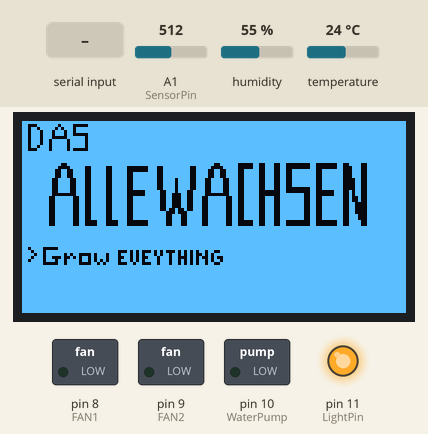
A program run on a simulated Arduino Uno, built with avr-gcc and run on an emulated ATmega328P. On the bench: 128×64 one-colour display, switched loads named in the program (green lamp = pin HIGH), output pins drawn as LEDs (lit = HIGH). Inputs (shaded band) come from the test bench; at power-on: A1 (SensorPin) = 512, humidity 55 %, temperature 24 °C. What the program prints to the serial monitor is not drawn.

Above: at 0.5 s.
At 3.6 s:
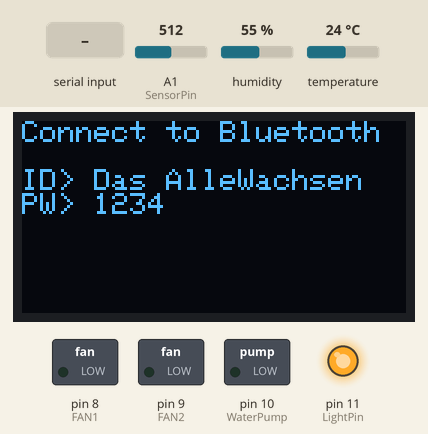
3.7 s: "1" received over the second serial link
Timing chart, 0 to 6.7 s (numbered marks = the images above; inputs shaded):
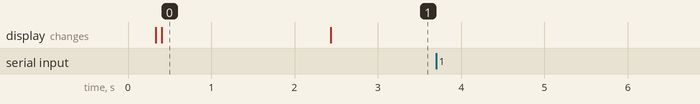

The program:

main.cpp
```cpp
// (licence header left out)
//Default
#include <Arduino.h>

//Display
#include <SPI.h>
#include <Wire.h>
#include <Adafruit_GFX.h>
#include <Adafruit_SH110X.h>

#define i2c_Address 0x3c //SCK -> A4 & SDA -> A5
#define SCREEN_WIDTH 128 // OLED display width, in pixels
#define SCREEN_HEIGHT 64 // OLED display height, in pixels
#define OLED_RESET -1   //   QT-PY / XIAO
Adafruit_SH1106G display = Adafruit_SH1106G(SCREEN_WIDTH, SCREEN_HEIGHT, &Wire, OLED_RESET); //Create display obj


//Bluetooth
#include <SoftwareSerial.h>

#define bt_rx 3
#define bt_tx 2

SoftwareSerial bluetooth(bt_tx, bt_rx);

//DHT
#include "DHT.h"
#define DHTPIN 7
#define DHTTYPE DHT11
DHT dht(DHTPIN, DHTTYPE);
float h = dht.readHumidity();
float t = dht.readTemperature();

//Soil
#define SensorPin A1
float sensorValue = 0;

//Temperature
/*
Fan1 -> Heating Sys.
Fan2 -> Cooling Sys.
*/
#define FAN1 8
#define FAN2 9

//Light Control
unsigned long startTime;
bool isLightOn = false;
#define LightPin 11

//Water Pump Control
#define WaterPump 10

// 'Das AlleWachsen', 128x64px
const unsigned char epd_bitmap_Das_AlleWachsen [] PROGMEM = {
  0xff, 0xff, 0xff, 0xff, 0xff, 0xff, 0xff, 0xff, 0xff, 0xff, 0xff, 0xff, 0xff, 0xff, 0xff, 0xff,
  0xc7, 0xf7, 0x83, 0xff, 0xff, 0xff, 0xff, 0xff, 0xff, 0xff, 0xff, 0xff, 0xff, 0xff, 0xff, 0xff,
  0xdb, 0xeb, 0xbf, 0xff, 0xff, 0xff, 0xff, 0xff, 0xff, 0xff, 0xff, 0xff, 0xff, 0xff, 0xff, 0xff,
  0xdd, 0xdd, 0xbf, 0xff, 0xff, 0xff, 0xff, 0xff, 0xff, 0xff, 0xff, 0xff, 0xff, 0xff, 0xff, 0xff,
  0xdd, 0xdd, 0x83, 0xff, 0xff, 0xff, 0xff, 0xff, 0xff, 0xff, 0xff, 0xff, 0xff, 0xff, 0xff, 0xff,
  0xdd, 0xc1, 0xfb, 0xff, 0xff, 0xff, 0xff, 0xff, 0xff, 0xff, 0xff, 0xff, 0xff, 0xff, 0xff, 0xff,
  0xdd, 0xbe, 0xfb, 0xff, 0xff, 0xff, 0xff, 0xff, 0xff, 0xff, 0xff, 0xff, 0xff, 0xff, 0xff, 0xff,
  0xdd, 0xbe, 0xfb, 0xff, 0xff, 0xff, 0xff, 0xff, 0xff, 0xff, 0xff, 0xff, 0xff, 0xff, 0xff, 0xff,
  0xdb, 0xbe, 0xfb, 0xff, 0xff, 0xff, 0xff, 0xff, 0xff, 0xff, 0xff, 0xff, 0xff, 0xff, 0xff, 0xff,
  0xc7, 0xbe, 0x83, 0xff, 0xff, 0xff, 0xff, 0xff, 0xff, 0xff, 0xff, 0xff, 0xff, 0xff, 0xff, 0xff,
  0xff, 0xff, 0xff, 0xff, 0xff, 0xff, 0xff, 0xff, 0xff, 0xff, 0xff, 0xff, 0xff, 0xff, 0xff, 0xff,
  0xff, 0xff, 0xff, 0xff, 0xff, 0xff, 0xff, 0xff, 0xff, 0xff, 0xff, 0xff, 0xff, 0xff, 0xff, 0xff,
  0xff, 0xff, 0xff, 0xff, 0xff, 0xff, 0xff, 0xff, 0xff, 0xff, 0xff, 0xff, 0xff, 0xff, 0xff, 0xff,
  0xff, 0xff, 0xff, 0xff, 0xff, 0xff, 0xff, 0xff, 0xff, 0xff, 0xff, 0xff, 0xff, 0xff, 0xff, 0xff,
  0xff, 0xf9, 0xff, 0xff, 0xff, 0xff, 0xff, 0xff, 0x3f, 0x06, 0x73, 0x00, 0xc0, 0x67, 0x9f, 0xff,
  0xff, 0xf0, 0xf9, 0xf3, 0xe0, 0x39, 0xff, 0x3e, 0x1f, 0x06, 0x73, 0x00, 0xc0, 0x63, 0x9f, 0xff,
  0xff, 0xe6, 0x79, 0xf3, 0xe0, 0x39, 0xff, 0x3c, 0xcf, 0x3e, 0x73, 0x3f, 0xcf, 0xe3, 0x9f, 0xff,
  0xff, 0xe6, 0x79, 0xf3, 0xe7, 0xf9, 0xff, 0x3c, 0xcf, 0x3e, 0x73, 0x3f, 0xcf, 0xe3, 0x9f, 0xff,
  0xff, 0xe6, 0x79, 0xf3, 0xe7, 0xf9, 0xff, 0x3c, 0xcf, 0x3e, 0x73, 0x3f, 0xcf, 0xe3, 0x9f, 0xff,
  0xff, 0xcf, 0x39, 0xf3, 0xe7, 0xf9, 0xef, 0x39, 0xe7, 0x3e, 0x73, 0x3f, 0xcf, 0xe1, 0x9f, 0xff,
  0xff, 0xcf, 0x39, 0xf3, 0xe7, 0xf9, 0xef, 0x39, 0xe7, 0x3e, 0x73, 0x3f, 0xcf, 0xe1, 0x9f, 0xff,
  0xff, 0xcf, 0x39, 0xf3, 0xe7, 0xf9, 0xef, 0x39, 0xe7, 0x3e, 0x73, 0x3f, 0xcf, 0xe1, 0x9f, 0xff,
  0xff, 0xcf, 0x39, 0xf3, 0xe7, 0xf9, 0xef, 0x39, 0xe7, 0x3e, 0x73, 0x00, 0xcf, 0xe1, 0x9f, 0xff,
  0xff, 0xcf, 0x39, 0xf3, 0xe0, 0x7c, 0xee, 0x79, 0xe7, 0x3e, 0x03, 0x00, 0xc0, 0xe5, 0x9f, 0xff,
  0xff, 0xc0, 0x39, 0xf3, 0xe0, 0x7c, 0xc6, 0x78, 0x07, 0x3e, 0x03, 0xfc, 0xc0, 0xe5, 0x9f, 0xff,
  0xff, 0x9f, 0x99, 0xf3, 0xe7, 0xfc, 0xc6, 0x73, 0xf3, 0x3e, 0x73, 0xfc, 0xcf, 0xe4, 0x9f, 0xff,
  0xff, 0x9f, 0x99, 0xf3, 0xe7, 0xfc, 0xc6, 0x73, 0xf3, 0x3e, 0x73, 0xfc, 0xcf, 0xe4, 0x9f, 0xff,
  0xff, 0x9f, 0x99, 0xf3, 0xe7, 0xfc, 0xc6, 0x73, 0xf3, 0x3e, 0x73, 0xfc, 0xcf, 0xe6, 0x1f, 0xff,
  0xff, 0x9f, 0x99, 0xf3, 0xe7, 0xfc, 0xc6, 0x73, 0xf3, 0x3e, 0x73, 0xfc, 0xcf, 0xe6, 0x1f, 0xff,
  0xff, 0x9f, 0x99, 0xf3, 0xe7, 0xfc, 0x92, 0x73, 0xf3, 0x3e, 0x73, 0xfc, 0xcf, 0xe6, 0x1f, 0xff,
  0xff, 0x9f, 0x99, 0xf3, 0xe7, 0xff, 0x11, 0xf3, 0xf3, 0x3e, 0x73, 0xfc, 0xcf, 0xe6, 0x1f, 0xff,
  0xff, 0x9f, 0x99, 0xf3, 0xe7, 0xff, 0x39, 0xf3, 0xf3, 0x3e, 0x73, 0xfc, 0xcf, 0xe7, 0x1f, 0xff,
  0xff, 0x9f, 0x99, 0xf3, 0xe7, 0xff, 0x39, 0xf3, 0xf3, 0x3e, 0x73, 0xfc, 0xcf, 0xe7, 0x1f, 0xff,
  0xff, 0x9f, 0x98, 0x70, 0xe0, 0x3f, 0x39, 0xf3, 0xf3, 0x06, 0x73, 0x00, 0xc0, 0x67, 0x9f, 0xff,
  0xff, 0x9f, 0x98, 0x70, 0xe0, 0x3f, 0x39, 0xf3, 0xf3, 0x06, 0x73, 0x00, 0xc0, 0x67, 0x9f, 0xff,
  0xff, 0xff, 0xff, 0xff, 0xff, 0xff, 0xff, 0xff, 0xff, 0xff, 0xff, 0xff, 0xff, 0xff, 0xff, 0xff,
  0xff, 0xff, 0xff, 0xff, 0xff, 0xff, 0xff, 0xff, 0xff, 0xff, 0xff, 0xff, 0xff, 0xff, 0xff, 0xff,
  0xff, 0xff, 0xff, 0xff, 0xff, 0xff, 0xff, 0xff, 0xff, 0xff, 0xff, 0xff, 0xff, 0xff, 0xff, 0xff,
  0xff, 0xff, 0xff, 0xff, 0xff, 0xff, 0xff, 0xff, 0xff, 0xff, 0xff, 0xff, 0xff, 0xff, 0xff, 0xff,
  0xff, 0xff, 0xff, 0xff, 0xff, 0xff, 0xff, 0xff, 0xff, 0xff, 0xff, 0xff, 0xff, 0xff, 0xff, 0xff,
  0xff, 0xff, 0xff, 0xff, 0xff, 0xff, 0xff, 0xff, 0xff, 0xff, 0xff, 0xff, 0xff, 0xff, 0xff, 0xff,
  0xff, 0xff, 0xff, 0xff, 0xff, 0xff, 0xff, 0xff, 0xff, 0xff, 0xff, 0xff, 0xff, 0xff, 0xff, 0xff,
  0xde, 0x0f, 0xff, 0xff, 0xff, 0xff, 0xff, 0xff, 0xff, 0xff, 0xff, 0xff, 0xff, 0xff, 0xff, 0xff,
  0xee, 0xff, 0xff, 0xff, 0x15, 0x15, 0x15, 0x5b, 0x3f, 0xff, 0xff, 0xff, 0xff, 0xff, 0xff, 0xff,
  0xf6, 0xfd, 0x61, 0x77, 0x75, 0x75, 0xb5, 0x4a, 0xff, 0xff, 0xff, 0xff, 0xff, 0xff, 0xff, 0xff,
  0xee, 0xc4, 0xad, 0x77, 0x35, 0x3b, 0xb1, 0x52, 0x9f, 0xff, 0xff, 0xff, 0xff, 0xff, 0xff, 0xff,
  0xde, 0xed, 0xed, 0x57, 0x75, 0x7b, 0xb5, 0x5a, 0xdf, 0xff, 0xff, 0xff, 0xff, 0xff, 0xff, 0xff,
  0xfe, 0x0d, 0xe1, 0xaf, 0x1b, 0x1b, 0xb5, 0x5b, 0x3f, 0xff, 0xff, 0xff, 0xff, 0xff, 0xff, 0xff,
  0xff, 0xff, 0xff, 0xff, 0xff, 0xff, 0xff, 0xff, 0xff, 0xff, 0xff, 0xff, 0xff, 0xff, 0xff, 0xff,
  0xff, 0xff, 0xff, 0xff, 0xff, 0xff, 0xff, 0xff, 0xff, 0xff, 0xff, 0xff, 0xff, 0xff, 0xff, 0xff,
  0xff, 0xff, 0xff, 0xff, 0xff, 0xff, 0xff, 0xff, 0xff, 0xff, 0xff, 0xff, 0xff, 0xff, 0xff, 0xff,
  0xff, 0xff, 0xff, 0xff, 0xff, 0xff, 0xff, 0xff, 0xff, 0xff, 0xff, 0xff, 0xff, 0xff, 0xff, 0xff,
  0xff, 0xff, 0xff, 0xff, 0xff, 0xff, 0xff, 0xff, 0xff, 0xff, 0xff, 0xff, 0xff, 0xff, 0xff, 0xff,
  0xff, 0xff, 0xff, 0xff, 0xff, 0xff, 0xff, 0xff, 0xff, 0xff, 0xff, 0xff, 0xff, 0xff, 0xff, 0xff,
  0xff, 0xff, 0xff, 0xff, 0xff, 0xff, 0xff, 0xff, 0xff, 0xff, 0xff, 0xff, 0xff, 0xff, 0xff, 0xff,
  0xff, 0xff, 0xff, 0xff, 0xff, 0xff, 0xff, 0xff, 0xff, 0xff, 0xff, 0xff, 0xff, 0xff, 0xff, 0xff,
  0xff, 0xff, 0xff, 0xff, 0xff, 0xff, 0xff, 0xff, 0xff, 0xff, 0xff, 0xff, 0xff, 0xff, 0xff, 0xff,
  0xff, 0xff, 0xff, 0xff, 0xff, 0xff, 0xff, 0xff, 0xff, 0xff, 0xff, 0xff, 0xff, 0xff, 0xff, 0xff,
  0xff, 0xff, 0xff, 0xff, 0xff, 0xff, 0xff, 0xff, 0xff, 0xff, 0xff, 0xff, 0xff, 0xff, 0xff, 0xff,
  0xff, 0xff, 0xff, 0xff, 0xff, 0xff, 0xff, 0xff, 0xff, 0xff, 0xff, 0xff, 0xff, 0xff, 0xff, 0xff,
  0xff, 0xff, 0xff, 0xff, 0xff, 0xff, 0xff, 0xff, 0xff, 0xff, 0xff, 0xff, 0xff, 0xff, 0xff, 0xff,
  0xff, 0xff, 0xff, 0xff, 0xff, 0xff, 0xff, 0xff, 0xff, 0xff, 0xff, 0xff, 0xff, 0xff, 0xff, 0xff,
  0xff, 0xff, 0xff, 0xff, 0xff, 0xff, 0xff, 0xff, 0xff, 0xff, 0xff, 0xff, 0xff, 0xff, 0xff, 0xff,
  0xff, 0xff, 0xff, 0xff, 0xff, 0xff, 0xff, 0xff, 0xff, 0xff, 0xff, 0xff, 0xff, 0xff, 0xff, 0xff
};

// Array of all bitmaps for convenience. (Total bytes used to store images in PROGMEM = 1040)
const int epd_bitmap_allArray_LEN = 1;
const unsigned char* epd_bitmap_allArray[1] = {
  epd_bitmap_Das_AlleWachsen
};

void lightControl(bool isOn);

void setup() {
  //Begins Serial with 9600 board-rate
  Serial.begin(9600);

  //Frist Screen
  delay(250);
  display.begin(i2c_Address, true);
  display.clearDisplay();
  display.display();

  display.clearDisplay();
  display.drawBitmap(0, 0,  epd_bitmap_Das_AlleWachsen, 128, 64, 1);
  display.display();

  bluetooth.begin(9600);
  bluetooth.write("AT+NAMEDas_AlleWachsen");
  dht.begin();

  //Set Output
  pinMode(FAN1, OUTPUT);
  pinMode(FAN2, OUTPUT);
  pinMode(WaterPump, OUTPUT);
  pinMode(LightPin, OUTPUT);

  //Light
  lightControl(true);
  delay(2000);

  display.clearDisplay();
  display.setTextSize(1);
  display.setTextColor(SH110X_WHITE);
  display.println("Connect to Bluetooth");
  display.println("\nID> Das AlleWachsen\nPW> 1234");

  display.display();
  startTime = millis();
}

void loop() {

   if(startTime+120000 <= millis()){
      startTime = millis();
      lightControl(!isLightOn);
   }

  if(bluetooth.available() > 0){
     char c = bluetooth.read();
     Serial.println(c);
  }
   for (int i = 0; i <= 100; i++)
   {
     sensorValue = sensorValue + analogRead(SensorPin);
     delay(1);
   }
   sensorValue = sensorValue/100.0;
   // if(sensorValue < 40){
   //    Serial.print("WATER");
   // }
   // if(h < 50){
   //    Serial.print("MORE WATER IN AIR");
   // }
   // if(t > 30){
   //    coolingSysOn();
   //    Serial.print("Cooling System.");
   // }else if(t < 20){
   //    heatingSysOn();
   //    Serial.print("Heating System.");
   // }else{
   //    deactiveTempSys();
   // }
   delay(100);
}

void lightControl(bool isOn){
   digitalWrite(LightPin, (isOn ? HIGH : LOW));
   isLightOn = isOn;
}

void giveWater(){
   digitalWrite(WaterPump, HIGH);
   delay(2000);
   digitalWrite(WaterPump, LOW);
}

void putWaterInAir(){

}

void coolingSysOn(){
   digitalWrite(FAN1, LOW);
   digitalWrite(FAN2, HIGH);
}

void heatingSysOn(){
   digitalWrite(FAN2, LOW);
   digitalWrite(FAN1, HIGH);
}

void deactiveTempSys(){
   digitalWrite(FAN1, LOW);
   digitalWrite(FAN2, LOW);
}
```

Measured:
- after the input at 3.7 s, every drawn part: stays the same
- what the display in image 0 shows lasts 2.0 s, from 0.4 s to 2.4 s
